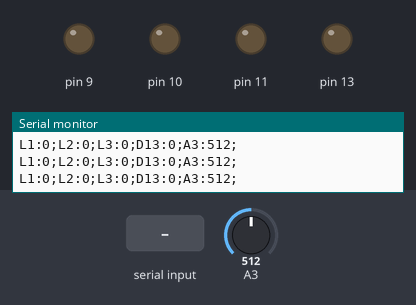
A sketch run on a simulated Arduino Uno, built with avr-gcc and run on an emulated ATmega328P. Shown: output pins drawn as LEDs (lit = HIGH), the last lines printed to the serial monitor. The test bench sets the inputs (shaded band); at power-on: A3 = 512.

Above: at 1.2 s.
1.3 s: "L1:1\n" received over Serial
At 2.7 s:
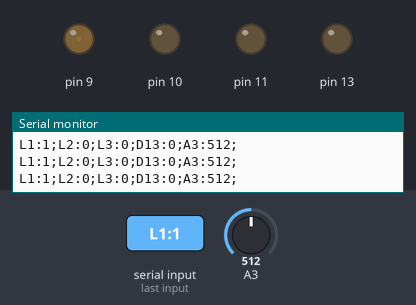
3.0 s: "L1:150\n" received over Serial
At 4.2 s:
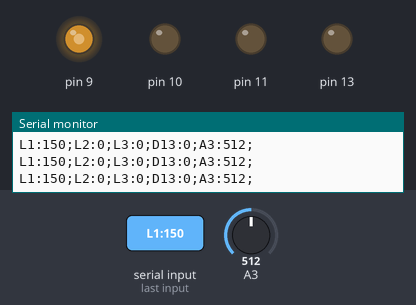
4.5 s: "L2:1\n" received over Serial
At 5.5 s:
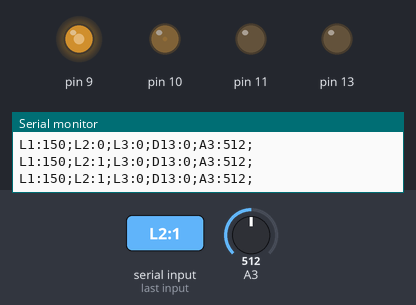
6.0 s: "L2:150\n" received over Serial
At 6.7 s:
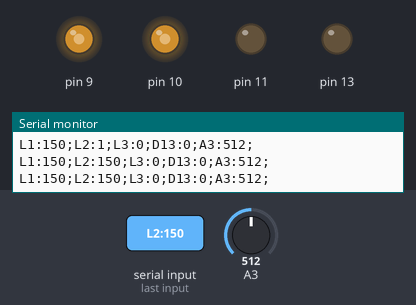
7.5 s: "L3:1\n" received over Serial
At 8.0 s:
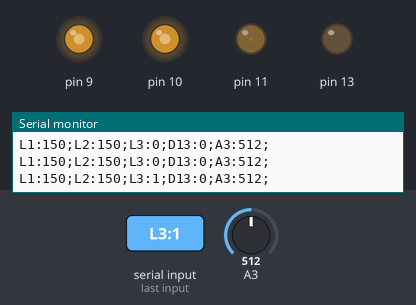
9.0 s: "L3:150\n" received over Serial
At 10.5 s:
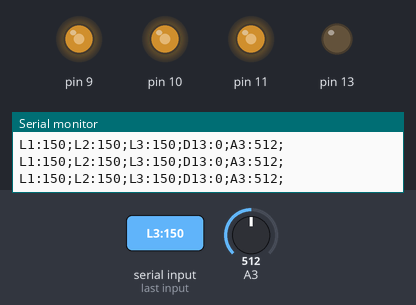
Timing chart, 0 to 11.5 s (numbered marks = the images above; inputs shaded):
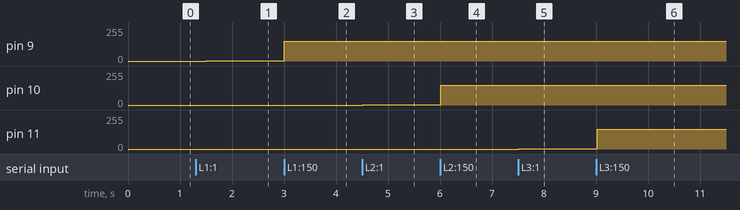

The sketch:

led_ldr_controller.ino
```cpp
// Variables to store the state of LEDs and digital pin 13
int l1 = 0, l2 = 0, l3 = 0;
bool d13 = false;

void setup() {
  // Initialize serial communication at a baud rate of 9600
  Serial.begin(9600);

  // Set pin modes for LEDs and digital pin 13
  pinMode(9, OUTPUT);
  pinMode(10, OUTPUT);
  pinMode(11, OUTPUT);
  pinMode(13, OUTPUT);
}

void loop() {
  // Read the value from the LDR (Light Dependent Resistor) connected to analog pin A3
  int a3 = analogRead(A3);

  // Check if there are any serial commands available
  if (Serial.available() > 0) {
    // Read the incoming serial command until a newline character is encountered
    String cmd = Serial.readStringUntil('\n');
    cmd.trim();  // Remove any leading or trailing whitespace
    int colon = cmd.indexOf(':');  // Find the position of the colon character

    // If a colon is found, parse the command
    if (colon != -1) {
      String key = cmd.substring(0, colon);  // Extract the key part of the command
      int val = cmd.substring(colon + 1).toInt();  // Extract the value part of the command and convert to integer

      // Update the corresponding LED or digital pin based on the key
      if (key == "L1") {
        l1 = val;
        analogWrite(9, l1);
      } else if (key == "L2") {
        l2 = val;
        analogWrite(10, l2);
      } else if (key == "L3") {
        l3 = val;
        analogWrite(11, l3);
      } else if (key == "D13") {
        d13 = val;
        digitalWrite(13, d13);
      }
    }
  }

  // Send the current state of LEDs, digital pin 13, and LDR value to the serial port
  Serial.print("L1:"); Serial.print(l1);
  Serial.print(";L2:"); Serial.print(l2);
  Serial.print(";L3:"); Serial.print(l3);
  Serial.print(";D13:"); Serial.print(d13);
  Serial.print(";A3:"); Serial.print(a3);
  Serial.println(";");

  // Delay for 500 milliseconds before the next loop iteration
  delay(500);
}
```

Measured:
- after the input at 1.3 s, pin 9: 0/255 → 1/255 after 0.20 s
- after the input at 3.0 s, pin 9: 1/255 → 150/255 at once
- after the input at 4.5 s, pin 10: 0/255 → 1/255 at once
- after the input at 6.0 s, pin 10: 1/255 → 150/255 at once
- after the input at 7.5 s, pin 11: 0/255 → 1/255 at once
- after the input at 9.0 s, pin 11: 1/255 → 150/255 at once
